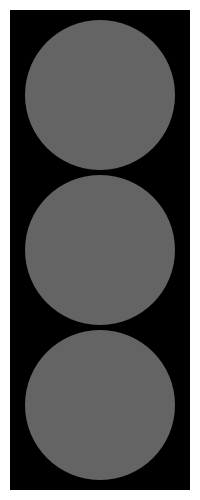
Frame 1 (no input)
Frame 60 (the mouse pressed at the canvas centre just before this capture): identical to frame 1, image omitted
Frame 120 (the mouse held since frame 60 and released just before this capture): identical to frame 1, image omitted

The Processing sketch that drew this single still picture (run headless with seeded random() and noise(); from frame 60 on, the mouse is pressed at the canvas centre):

// Processing sketch: task3
// ── task3.pde
//Task 3

//a

//PRESS ENTER TO START THE "LIGHT SHOW".
//WHEN THE LIGHT TURNS GREEN, PRESS ENTER TO RUN IT AGAIN.
//REMEMBER TO HAVE THE PROGRAM WINDOW IN FOCUS, OR ELSE IT WONT DETECT INPUT.

color red = color(255, 0, 0);
color green = color(0, 255, 0);
color yellow = color(255, 255, 0);
color grey = color(100);

int offset = 10, lightSize = 150, time, oldTime;

boolean start = false, done = false;

void setup() {
  size(200, 500);
  noStroke();
}


void draw() {
  time = millis();
  background(255);

  fill(0);
  rect(offset, offset, width-offset*2, height-offset*2);

  fill(grey);
  if(start && !done){fill(red);}
  ellipse(width/2, offset*2+lightSize/2, lightSize, lightSize);
  
  fill(grey);
  if(time > oldTime+1500 && start && !done){fill(yellow);}
  ellipse(width/2, height/2, lightSize, lightSize);
  
  fill(grey);
  if(time > oldTime+3000 && start){fill(green); done = true;}
  ellipse(width/2, height-(offset*2+lightSize/2), lightSize, lightSize);
}

void keyPressed() {
  if (keyCode == ENTER) {
    start = true;
    oldTime = time;
    done = false;
  }
}
